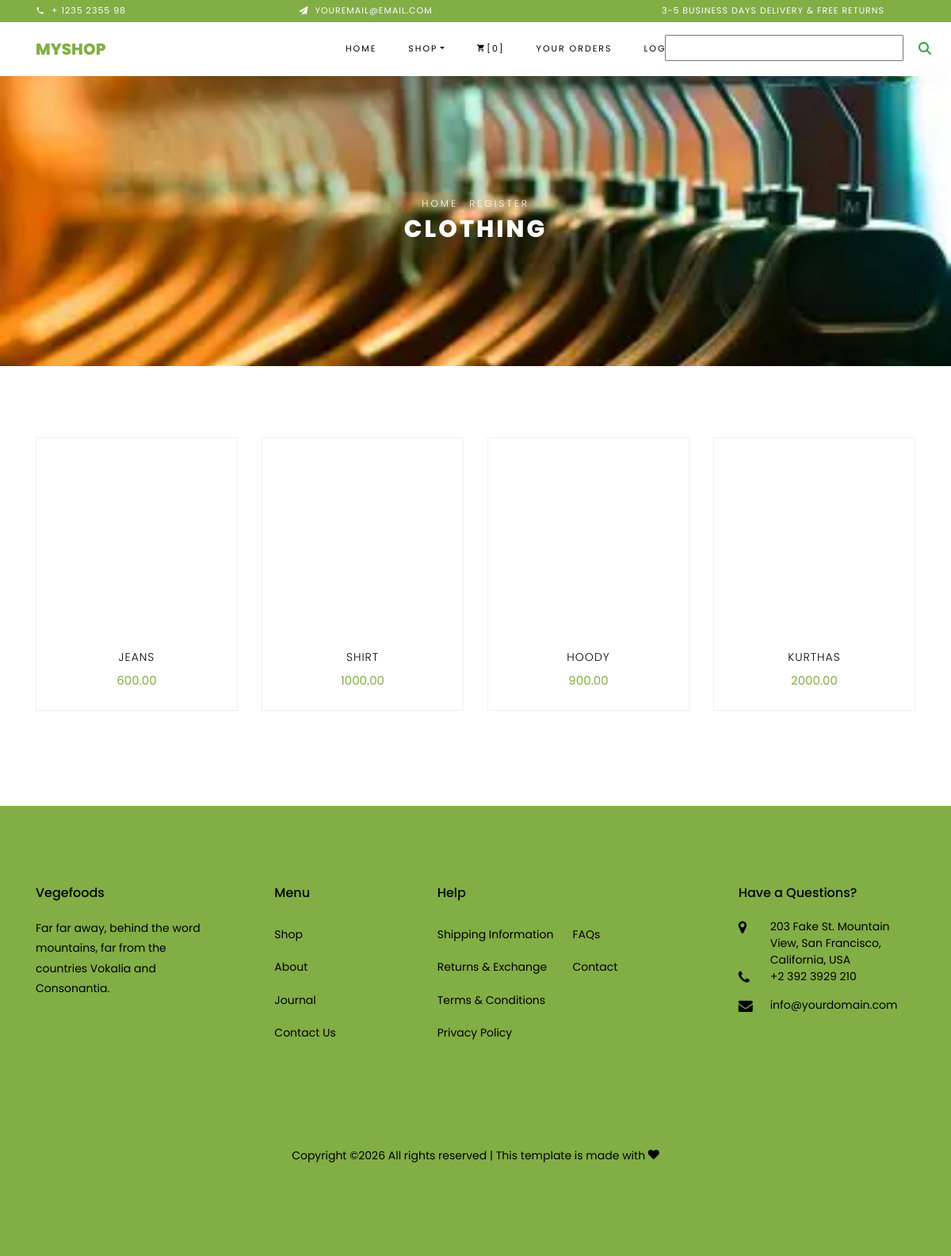
The app's page /product/1 (signed in) with its own data.
### shop/models.py (models this page shows, shortened)
class Category(models.Model):
    name = models.CharField(max_length=100)
    deccription = models.TextField()
    image = models.ImageField(upload_to ='category')

class Product(models.Model):
    name =models.CharField(max_length=100)
    description =models.TextField()
    image= models.ImageField(upload_to='products')
    stock = models.IntegerField()
    price = models.DecimalField(max_digits=10, decimal_places=2)
    available =models.BooleanField(default=True)
    category=models.ForeignKey(Category,on_delete = models.CASCADE,related_name='products')
    created_at = models.DateTimeField(auto_now_add=True)
    updated_at = models.DateTimeField(auto_now=True)

### shop/views.py (the view)
# urls.py: path('product/<int:i>', views.Products.as_view(), name='product'),
class Products(View):
    def get(self, request,i):
        p = Category.objects.get(id=i)
        context={'category':p}
        return render(request, 'product.html',context)

### cart/context_processors.py (called while the page is built)
def cart_items(request):
    u=request.user
    total=0
    try:
     c=Cart.objects.filter(user=u)
     for i in c:
         total=total+i.quantity
    except:
          total=0
    return {'count':total}

### shop/context_processors.py (called while the page is built)
def menu_links(request):
    c = Category.objects.all()
    return {'link':c}

### templates/product.html (shortened to what this page needs)
{% extends 'base.html' %}
{% load static %}
{%block header %}
<div class="hero-wrap hero-bread" style="background-image: url({{category.image.url}});"
     xmlns="http://www.w3.org/1999/html">
      <div class="container">
        <div class="row no-gutters slider-text align-items-center justify-content-center">
          <div class="col-md-9 ftco-animate text-center">
          	<p class="breadcrumbs"><span class="mr-2"><a href="index.html">Home</a></span> <span>Register</span></p>
            <h1 class="mb-0 bread">{{category.name}}</h1>
          </div>
        </div>
      </div>
    </div>
{% endblock %}
{% block content %}
	 <section class="ftco-section">
    	<div class="container">
            <div class="row justify-content-center">
                {% for i in category.products.all %}
                <div class="col-md-6 col-lg-3 ftco-animate">
    				<div class="product">
    					<a href="#" class="img-prod"><img height="250px" width="100%" src="{{i.image.url}}" height="250ppx" width="250px"  alt="Colorlib Template">
    					</a>
    					<div class="text py-3 pb-4 px-3 text-center">
    						<h3><a href="{% url 'shop:productdetails' i.id %}">{{i.name}}</a></h3>
    						<div class="d-flex">
    							<div class="pricing">
		    						<p class="price"><span>{{i.price}}</span></p>
		    					</div>
	    					</div>
    					</div>
                    </div>
    				</div>
                 {% endfor %}
    			</div>
            </div>
        </section>
{% endblock %}

### records on screen
Category: image (picture), name "CLOTHING"
Product: name "JEANS", price "600.00"
Product: name "SHIRT", price "1000.00"
Product: name "HOODY", price "900.00"
Product: name "KURTHAS", price "2000.00"

### other values on screen
{{ count }} "0"
